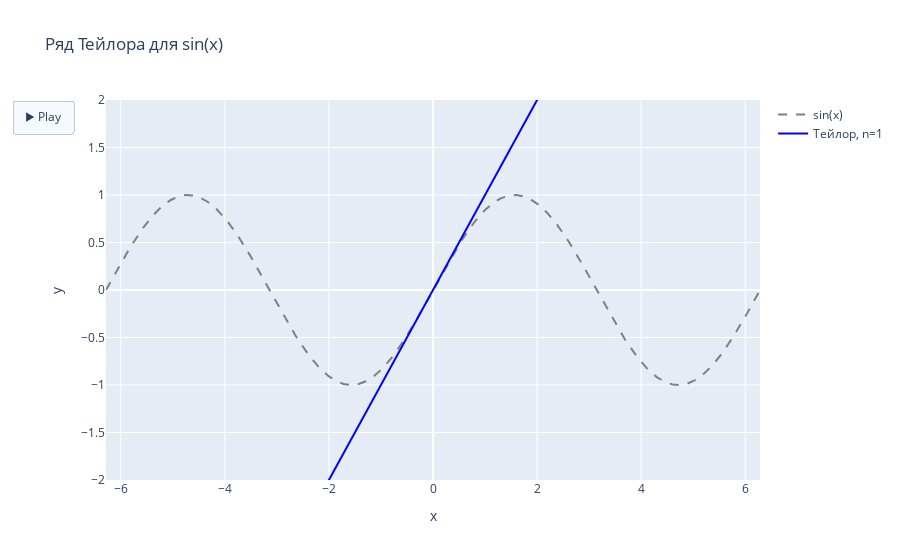

The cell this chart's notebook holds for it:
### Markdown cell above
### Понимаем как приближать нелинейные функции линейными

### Code cell
import numpy as np
import plotly.graph_objects as go
import math

def sin_target(x):
    return np.sin(x)


def taylor_sin(x, n_terms):
    approx = np.zeros_like(x)
    for k in range(n_terms):
        coeff = (-1)**k / math.factorial(2 * k + 1)
        approx += coeff * x**(2 * k + 1)
    return approx

x = np.linspace(-2 * np.pi, 2 * np.pi, 1000)
true_y = sin_target(x)
max_terms = 10

frames = []
for n in range(1, max_terms + 1):
    approx_y = taylor_sin(x, n)
    frames.append(go.Frame(
        data=[
            go.Scatter(x=x, y=true_y, mode='lines', name='sin(x)', line=dict(color='gray', dash='dash')),
            go.Scatter(x=x, y=approx_y, mode='lines', name=f'Tейлор, n={n}', line=dict(color='blue'))
        ],
        name=f"frame{n}",
        layout=go.Layout(title_text=f"Ряд Тейлора для sin(x), n = {n}")
    ))


fig = go.Figure(
    data=[
        go.Scatter(x=x, y=true_y, mode='lines', name='sin(x)', line=dict(color='gray', dash='dash')),
        go.Scatter(x=x, y=taylor_sin(x, 1), mode='lines', name='Тейлор, n=1', line=dict(color='blue'))
    ],
    layout=go.Layout(
        title="Ряд Тейлора для sin(x)",
        xaxis=dict(title='x', range=[-2 * np.pi, 2 * np.pi]),
        yaxis=dict(title='y', range=[-2, 2]),
        updatemenus=[dict(
            type="buttons",
            buttons=[dict(label="▶️ Play", method="animate",
                          args=[None, {"frame": {"duration": 600, "redraw": True},
                                       "fromcurrent": True}])]
        )]
    ),
    frames=frames
)

fig.show()

### Figure 1 — Plotly figure (JSON) as saved in the notebook; plotly's stock layout.template omitted (floating-point values rounded to 4 significant figures; data arrays with more than 128 entries replaced by an {"elided": "..."} marker saying what was removed)
{"data": [{"line": {"color": "gray", "dash": "dash"}, "mode": "lines", "name": "sin(x)", "type": "scatter", "x": {"elided": "1000 float values"}, "y": {"elided": "1000 float values"}}, {"line": {"color": "blue"}, "mode": "lines", "name": "Тейлор, n=1", "type": "scatter", "x": {"elided": "1000 float values"}, "y": {"elided": "1000 float values"}}], "layout": {"title": {"text": "Ряд Тейлора для sin(x)"}, "updatemenus": [{"buttons": [{"args": [null, {"frame": {"duration": 600, "redraw": true}, "fromcurrent": true}], "label": "▶️ Play", "method": "animate"}], "type": "buttons"}], "xaxis": {"range": [-6.283, 6.283], "title": {"text": "x"}}, "yaxis": {"range": [-2, 2], "title": {"text": "y"}}}}
